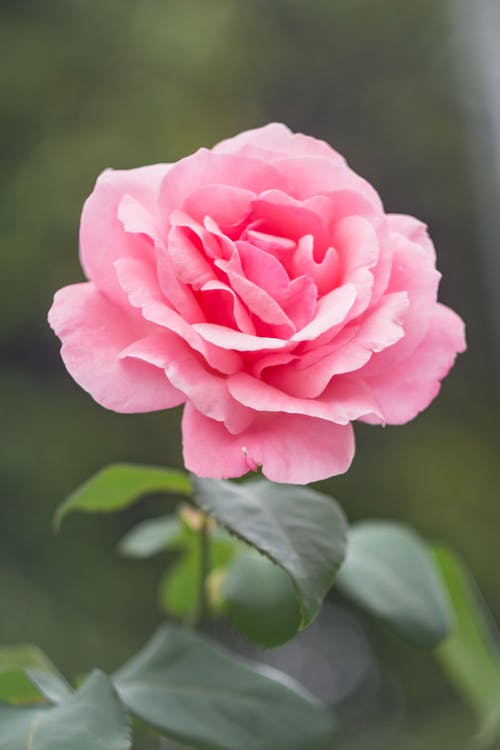
#> input picture image/fl.jpeg, 500 x 750 px
$ python sketch.py
#> lines starting #> are read from the running program, lines starting #| are printed output that depends on the picture; after the words box and inside, x2 and y2 are one past the last pixel; in counts of white or black regions, pixels touching at a corner belong together
import cv2
import sys
image = cv2.imread(r"image/fl.jpeg")
#> image is the input picture: shape (750, 500, 3); mean B, G, R 101.7, 108.5, 129.5
if image is None:
    print("can not find image")
    sys.exit()
# gray scale
grayImage = cv2.cvtColor(image, cv2.COLOR_BGR2GRAY)
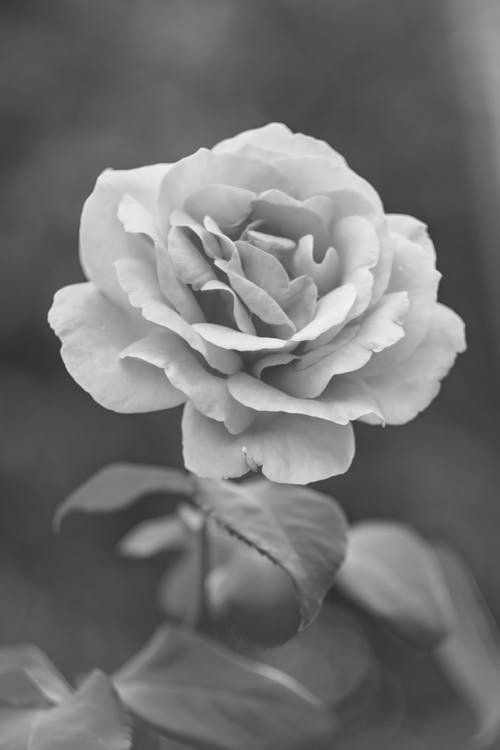
#> grayImage: shape (750, 500); min 45, max 244, mean 114
#invert gray image
grayImageInv = 255 - grayImage
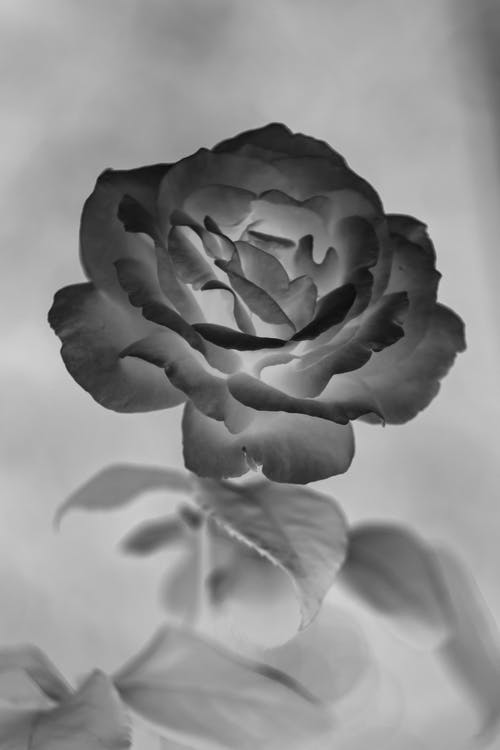
#> grayImageInv: shape (750, 500); min 11, max 210, mean 141
# gaussian blur
grayImageInv = cv2.GaussianBlur(grayImageInv, (21, 21), 0)
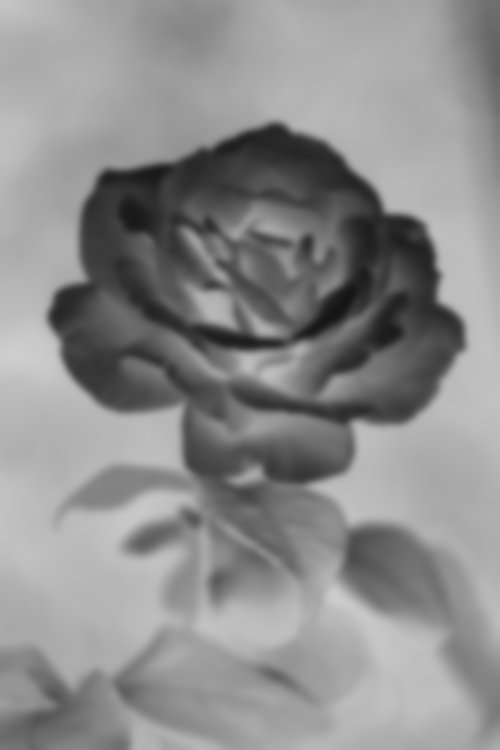
#> grayImageInv: shape (750, 500); min 20, max 206, mean 141
#blend using color dodge
output = cv2.divide(grayImage, 255-grayImageInv, scale=256.0)
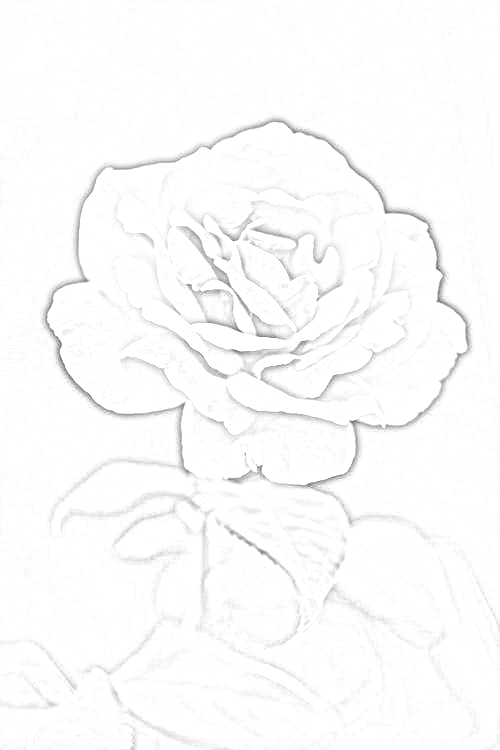
#> output: shape (750, 500); min 102, max 255, mean 251.4
#edge
gray = cv2.medianBlur(grayImage, 1)
edges = cv2.adaptiveThreshold(gray, 10, cv2.ADAPTIVE_THRESH_MEAN_C, cv2.THRESH_BINARY, 9, 9)
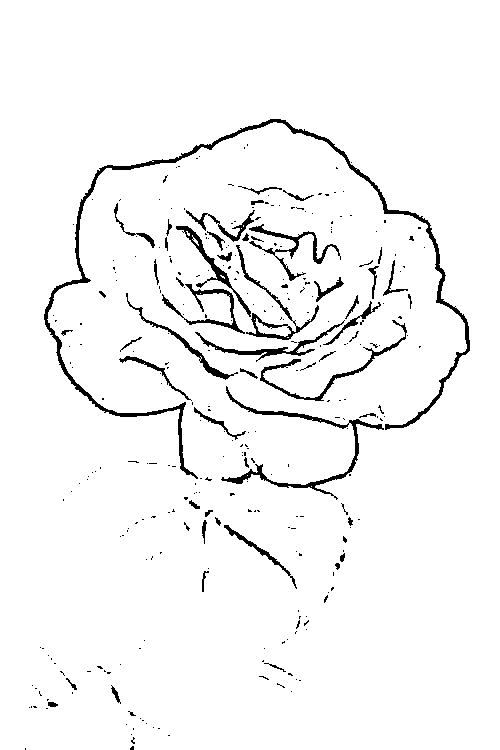
#> edges: shape (750, 500); values 0 (black) and 10 (white), 96.1% white; 311 black regions (256 under 20 px), largest, box (x1, y1, x2, y2) and area: (44, 119, 470, 479) 4120, (221, 386, 384, 500) 1402, (260, 320, 407, 401) 795
color = cv2.bilateralFilter(output, 5, 75, 75)
#output
final_output = cv2.bitwise_and(color, color, mask=edges)
cv2.namedWindow("pencilsketch", cv2.WINDOW_AUTOSIZE)
cv2.imshow("pencilsketch", final_output)
#press esc to exit the program
cv2.waitKey(0)
cv2.destroyAllWindows()
